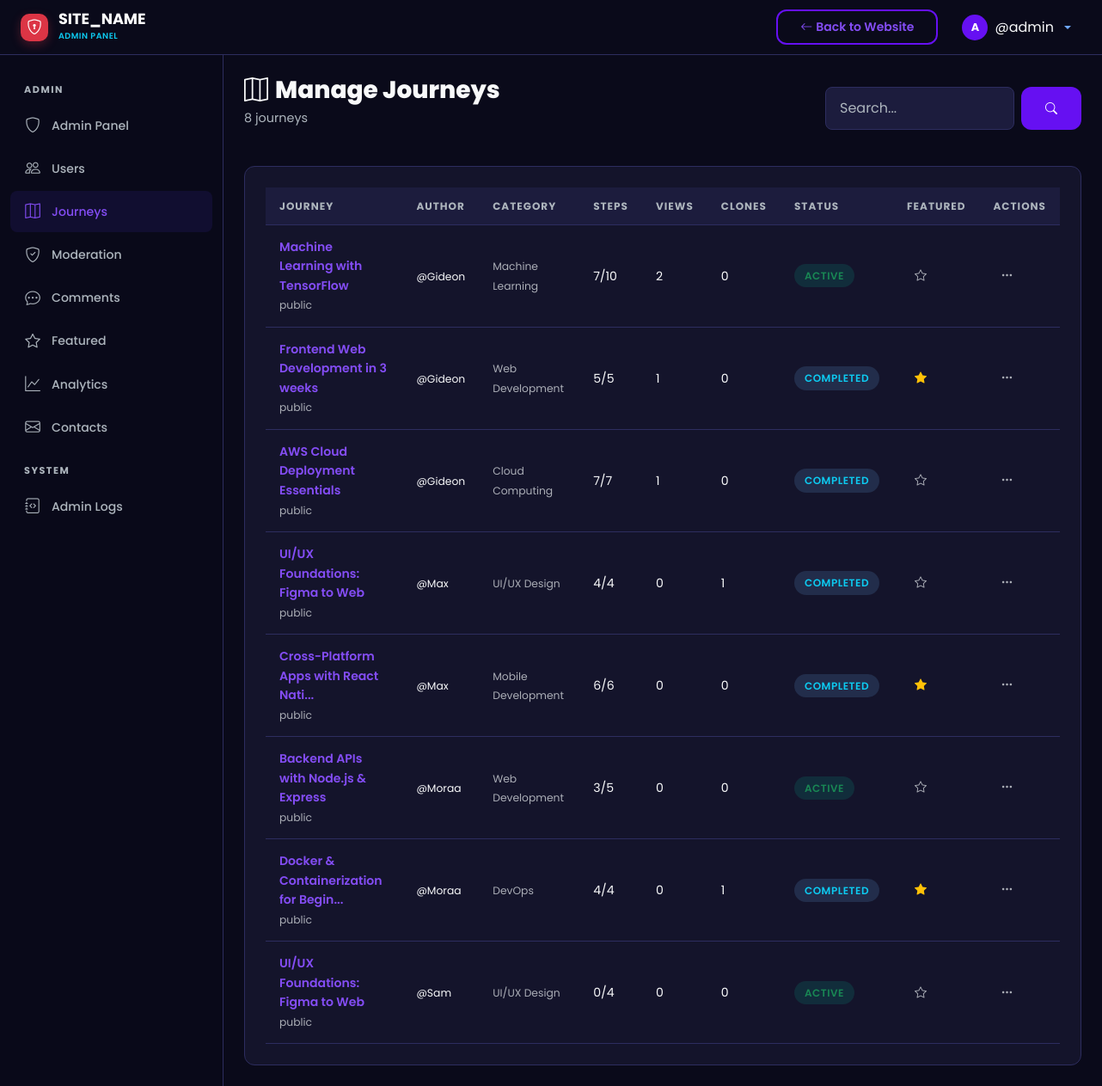
The app's page /admin/journeys.php (signed in), older data.
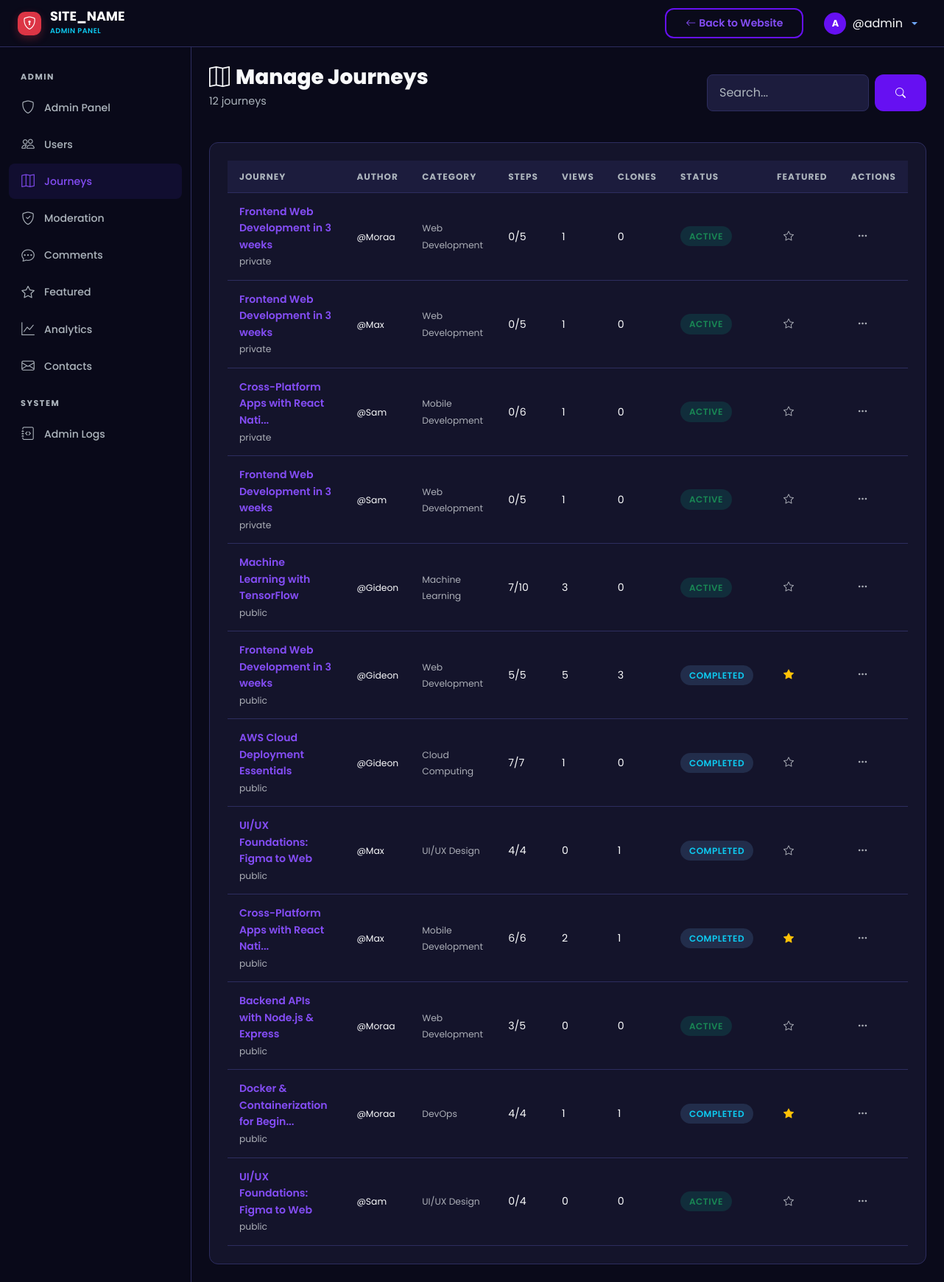
The same page, newer data.
### tables this page shows
CREATE TABLE `journeys` (
  `id` int UNSIGNED NOT NULL,
  `user_id` int UNSIGNED NOT NULL,
  `title` varchar(255) NOT NULL,
  `slug` varchar(255) NOT NULL,
  `description` text,
  `category_id` int UNSIGNED DEFAULT NULL,
  `visibility` enum('public','private') NOT NULL DEFAULT 'public',
  `status` enum('active','completed','archived') NOT NULL DEFAULT 'active',
  `is_featured` tinyint(1) NOT NULL DEFAULT '0',
  `total_steps` int UNSIGNED NOT NULL DEFAULT '0',
  `completed_steps` int UNSIGNED NOT NULL DEFAULT '0',
  `clone_count` int UNSIGNED NOT NULL DEFAULT '0',
  `view_count` int UNSIGNED NOT NULL DEFAULT '0',
  `created_at` datetime NOT NULL DEFAULT CURRENT_TIMESTAMP,
  `updated_at` datetime NOT NULL DEFAULT CURRENT_TIMESTAMP ON UPDATE CURRENT_TIMESTAMP
);

CREATE TABLE `users` (
  `id` int UNSIGNED NOT NULL,
  `username` varchar(50) NOT NULL,
  `email` varchar(255) NOT NULL,
  `password_hash` varchar(255) NOT NULL,
  `full_name` varchar(100) NOT NULL,
  `avatar` varchar(255) DEFAULT 'default-avatar.png',
  `bio` text,
  `role` enum('user','admin') NOT NULL DEFAULT 'user',
  `is_active` tinyint(1) NOT NULL DEFAULT '1',
  `current_streak` int UNSIGNED NOT NULL DEFAULT '0',
  `longest_streak` int UNSIGNED NOT NULL DEFAULT '0',
  `last_activity_date` date DEFAULT NULL,
  `created_at` datetime NOT NULL DEFAULT CURRENT_TIMESTAMP,
  `updated_at` datetime NOT NULL DEFAULT CURRENT_TIMESTAMP ON UPDATE CURRENT_TIMESTAMP
);

CREATE TABLE `categories` (
  `id` int UNSIGNED NOT NULL,
  `name` varchar(100) NOT NULL,
  `slug` varchar(100) NOT NULL,
  `icon` varchar(50) DEFAULT 'bi-folder',
  `created_at` datetime NOT NULL DEFAULT CURRENT_TIMESTAMP
);

### includes/session.php (called while the page is built, shortened)
<?php
function isLoggedIn(): bool {
    return isset($_SESSION['user_id']);
}
function getCurrentUser(): ?array {
    return [
        'id'        => $_SESSION['user_id'],
        'username'  => $_SESSION['username'],
        'full_name' => $_SESSION['full_name'],
        'email'     => $_SESSION['email'],
        'role'      => $_SESSION['user_role'],
        'avatar'    => $_SESSION['avatar'] ?? 'default-avatar.png',
    ];
}

### includes/helpers.php (called while the page is built, shortened)
<?php
function generateCSRFToken(): string {
    return $_SESSION['csrf_token'];
}
function sanitize(?string $input): string {
    return htmlspecialchars(trim($input), ENT_QUOTES, 'UTF-8');
}
function truncateText(string $text, int $length = 150): string {
    if (mb_strlen($text) <= $length) return $text;
    return mb_substr($text, 0, $length) . '...';
}

### admin/journeys.php (the view, shortened to what this page needs)
<?php
require_once __DIR__ . '/../includes/session.php';
require_once __DIR__ . '/../includes/helpers.php';
require_once __DIR__ . '/includes/admin_header.php';
$search = trim($_GET['q'] ?? '');
$where = '1=1';
$params = [];
$stmt = $db->prepare("SELECT j.*, u.username, c.name AS category_name FROM journeys j JOIN users u ON j.user_id = u.id LEFT JOIN categories c ON j.category_id = c.id WHERE $where ORDER BY j.created_at DESC LIMIT 100");
$stmt->execute($params);
$journeys = $stmt->fetchAll();
?>
<div class="st-page-header d-flex align-items-center justify-content-between flex-wrap gap-3">
    <div>
        <h1 class="st-page-title"><i class="bi bi-map me-2"></i>Manage Journeys</h1>
        <p class="st-page-subtitle"><?= count($journeys) ?> journeys</p>
    </div>
    <form method="GET" class="d-flex gap-2">
        <input type="text" name="q" class="form-control st-form-control" placeholder="Search..." value="<?= sanitize($search) ?>" style="width:220px;">
        <button class="btn btn-st-primary btn-sm"><i class="bi bi-search"></i></button>
    </form>
</div>
<div class="st-card">
    <div class="table-responsive">
        <table class="st-table">
            <thead><tr><th>Journey</th><th>Author</th><th>Category</th><th>Steps</th><th>Views</th><th>Clones</th><th>Status</th><th>Featured</th><th>Actions</th></tr></thead>
            <tbody>
                <?php foreach ($journeys as $j): ?>
                <tr>
                    <td>
                        <a href="<?= SITE_URL ?>/journey/view.php?id=<?= $j['id'] ?>" class="fw-semibold text-decoration-none"><?= sanitize(truncateText($j['title'], 35)) ?></a>
                        <br><small class="text-muted"><?= $j['visibility'] ?></small>
                    </td>
                    <td><small><?= sanitize($j['username']) ?></small></td>
                    <td><small class="text-muted"><?= sanitize($j['category_name'] ?? '-') ?></small></td>
                    <td><?= $j['completed_steps'] ?>/<?= $j['total_steps'] ?></td>
                    <td><?= number_format($j['view_count']) ?></td>
                    <td><?= $j['clone_count'] ?></td>
                    <td><span class="st-badge <?= $j['status'] === 'active' ? 'st-badge-success' : ($j['status'] === 'completed' ? 'st-badge-info' : 'st-badge-warning') ?>"><?= $j['status'] ?></span></td>
                    <td>
                        <a href="?action=toggle_feature&id=<?= $j['id'] ?>&token=<?= generateCSRFToken() ?>" class="btn btn-sm btn-link">
                            <i class="bi <?= $j['is_featured'] ? 'bi-star-fill text-warning' : 'bi-star text-muted' ?>"></i>
                        </a>
                    </td>
                    <td>
                        <div class="dropdown">
                            <button class="btn btn-sm btn-link text-muted" data-bs-toggle="dropdown"><i class="bi bi-three-dots"></i></button>
                        </div>
                    </td>
                </tr>
                <?php endforeach; ?>
            </tbody>
        </table>
    </div>
</div>
<?php require_once __DIR__ . '/includes/admin_footer.php'; ?>

### admin/includes/admin_header.php (shortened to what this page needs)
<?php
require_once __DIR__ . '/../../includes/session.php';
require_once __DIR__ . '/../../includes/helpers.php';
$currentUser = getCurrentUser();
?>
<!DOCTYPE html>
<html lang="en" data-bs-theme="dark">
<head>
    <link href="https://cdn.jsdelivr.net/npm/bootstrap@5.3.3/dist/css/bootstrap.min.css" rel="stylesheet">
    <link href="https://cdn.jsdelivr.net/npm/bootstrap-icons@1.11.3/font/bootstrap-icons.min.css" rel="stylesheet">
    <link href="<?= SITE_URL ?>/assets/css/style.css" rel="stylesheet">
    <link href="<?= SITE_URL ?>/assets/css/dashboard.css" rel="stylesheet">
</head>
<body class="dashboard-body">
<nav class="navbar navbar-expand-lg navbar-dark st-topbar fixed-top">
    <div class="container-fluid px-4">
        <a class="navbar-brand py-0" href="<?= SITE_URL ?>/admin/dashboard.php">
            <div class="st-logo-container">
                <div class="st-logo-icon" style="width:32px;height:32px;font-size:1.1rem;background:var(--st-danger);box-shadow: 0 4px 12px rgba(220, 53, 69, 0.3);"><i class="bi bi-shield-lock"></i></div>
                <div class="st-logo-text">
                    <span class="st-logo-name" style="font-size:1.1rem;"><?= SITE_NAME ?></span>
                    <span class="st-logo-tagline" style="font-size:0.6rem;">Admin Panel</span>
                </div>
            </div>
        </a>
        <div class="d-flex align-items-center ms-auto gap-3">
            <a href="<?= SITE_URL ?>" class="btn btn-sm btn-st-secondary"><i class="bi bi-arrow-left me-1"></i>Back to Website</a>
            <div class="dropdown">
                <button class="btn btn-link text-decoration-none dropdown-toggle st-user-dropdown d-flex align-items-center gap-2" data-bs-toggle="dropdown">
                    <div class="st-avatar-initial" style="width:30px;height:30px;font-size:0.8rem;">
                        <?= substr(sanitize(!empty($currentUser['full_name']) ? $currentUser['full_name'] : $currentUser['username']), 0, 1) ?>
                    </div>
                    <span class="d-none d-md-inline text-light"><?= sanitize($currentUser['username']) ?></span>
                </button>
            </div>
        </div>
    </div>
</nav>
<div class="st-wrapper">
    <nav class="st-sidebar" id="sidebar">
        <div class="st-sidebar-inner">
            <ul class="st-sidebar-nav">
                <li class="st-sidebar-heading">Admin</li>
                <li><a href="<?= SITE_URL ?>/admin/dashboard.php" class="<?= basename($_SERVER['PHP_SELF']) === 'dashboard.php' ? 'active' : '' ?>"><i class="bi bi-shield"></i><span>Admin Panel</span></a></li>
                <li><a href="<?= SITE_URL ?>/admin/users.php" class="<?= basename($_SERVER['PHP_SELF']) === 'users.php' ? 'active' : '' ?>"><i class="bi bi-people"></i><span>Users</span></a></li>
                <li><a href="<?= SITE_URL ?>/admin/journeys.php" class="<?= basename($_SERVER['PHP_SELF']) === 'journeys.php' ? 'active' : '' ?>"><i class="bi bi-map"></i><span>Journeys</span></a></li>
                <li><a href="<?= SITE_URL ?>/admin/moderation.php" class="<?= basename($_SERVER['PHP_SELF']) === 'moderation.php' ? 'active' : '' ?>"><i class="bi bi-shield-check"></i><span>Moderation</span></a></li>
                <li><a href="<?= SITE_URL ?>/admin/comments.php" class="<?= basename($_SERVER['PHP_SELF']) === 'comments.php' ? 'active' : '' ?>"><i class="bi bi-chat-dots"></i><span>Comments</span></a></li>
                <li><a href="<?= SITE_URL ?>/admin/featured.php" class="<?= basename($_SERVER['PHP_SELF']) === 'featured.php' ? 'active' : '' ?>"><i class="bi bi-star"></i><span>Featured</span></a></li>
                <li><a href="<?= SITE_URL ?>/admin/analytics.php" class="<?= basename($_SERVER['PHP_SELF']) === 'analytics.php' ? 'active' : '' ?>"><i class="bi bi-graph-up"></i><span>Analytics</span></a></li>
                <li><a href="<?= SITE_URL ?>/admin/contacts.php" class="<?= basename($_SERVER['PHP_SELF']) === 'contacts.php' ? 'active' : '' ?>"><i class="bi bi-envelope"></i><span>Contacts</span></a></li>
                <li class="st-sidebar-heading">System</li>
                <li><a href="<?= SITE_URL ?>/admin/logs.php" class="<?= basename($_SERVER['PHP_SELF']) === 'logs.php' ? 'active' : '' ?>"><i class="bi bi-journal-code"></i><span>Admin Logs</span></a></li>
            </ul>
        </div>
    </nav>
    <main class="st-content">
        <div class="container-fluid p-4">

### admin/includes/admin_footer.php (shortened to what this page needs)
        </div>
    </main>
</div>
</body>
</html>

### assets/css/style.css (style rules this page uses)
:root { --st-primary: #6610f2; --st-primary-light: #844df5; --st-primary-dark: #520dc2; --st-secondary: #0dcaf0; --st-accent: #0dcaf0; --st-success: #198754; --st-warning: #ffc107; --st-danger: #dc3545; --st-info: #0dcaf0; --st-dark: #0a0a1a; --st-dark-card: #14142b; --st-dark-surface: #1c1c3d; --st-dark-border: #2d2d5f; --st-text: #f8f9fa; --st-text-muted: #adb5bd; --st-gradient-1: var(--st-primary); --st-gradient-2: var(--st-secondary); --st-gradient-3: #6c5ce7; --st-radius: 12px; --st-radius-sm: 8px; --st-radius-lg: 24px; --st-shadow: 0 10px 30px rgba(0, 0, 0, 0.3); --st-shadow-sm: 0 4px 12px rgba(0, 0, 0, 0.2); --st-transition: all 0.3s cubic-bezier(0.4, 0, 0.2, 1); --st-font: 'Poppins', 'Montserrat', sans-serif; }
* { margin: 0; padding: 0; box-sizing: border-box; }
body { font-family: var(--st-font); background: var(--st-dark); color: var(--st-text); line-height: 1.6; overflow-x: hidden; min-height: 100vh; }
a { color: var(--st-primary-light); text-decoration: none; transition: var(--st-transition); }
.btn-st-primary { background: var(--st-primary); border: none; color: #fff; font-weight: 600; padding: 10px 28px; border-radius: var(--st-radius); transition: var(--st-transition); position: relative; overflow: hidden; }
.btn-st-primary::before { content: ''; position: absolute; inset: 0; background: rgba(255,255,255,0.1); opacity: 0; transition: var(--st-transition); }
.btn-st-secondary { background: transparent; border: 2px solid var(--st-primary); color: var(--st-primary-light); font-weight: 600; padding: 8px 26px; border-radius: var(--st-radius); transition: var(--st-transition); }
.st-card { background: var(--st-dark-card); border: 1px solid var(--st-dark-border); border-radius: var(--st-radius); padding: 24px; transition: var(--st-transition); }
.st-form-control { background: var(--st-dark-surface); border: 1px solid var(--st-dark-border); border-radius: var(--st-radius-sm); color: var(--st-text); padding: 12px 16px; font-family: var(--st-font); transition: var(--st-transition); }
.st-form-control::placeholder { color: var(--st-text-muted); }
.st-badge { display: inline-flex; align-items: center; gap: 4px; padding: 4px 12px; border-radius: 20px; font-size: 0.75rem; font-weight: 600; text-transform: uppercase; letter-spacing: 0.5px; }
.st-badge-success { background: rgba(0, 184, 148, 0.15); color: var(--st-success); }
.st-badge-info { background: rgba(116, 185, 255, 0.15); color: var(--st-info); }
.st-logo-container { display: flex; align-items: center; gap: 12px; }
.st-logo-icon { width: 42px; height: 42px; background: var(--st-primary); border-radius: 10px; display: flex; align-items: center; justify-content: center; color: #fff; font-size: 1.5rem; box-shadow: 0 4px 12px rgba(102, 16, 242, 0.3); }
.st-logo-text { display: flex; flex-direction: column; justify-content: center; }
.st-logo-name { font-family: 'Poppins', sans-serif; font-weight: 700; font-size: 1.4rem; color: #fff; line-height: 1; }
.st-logo-tagline { font-size: 0.7rem; color: var(--st-secondary); font-weight: 600; text-transform: uppercase; letter-spacing: 0.5px; margin-top: 2px; }
.st-avatar-initial { width: 32px; height: 32px; background: var(--st-primary); color: #fff; border-radius: 50%; display: flex; align-items: center; justify-content: center; font-weight: 700; font-size: inherit; text-transform: uppercase; flex-shrink: 0; overflow: hidden; }

Row changes from the older to the newer data that the page shows:
added journeys: title "Frontend Web Development in 3 weeks", visibility "private", user.username "@Moraa", category.name "Web Development", completed_steps "0", total_steps "5", view_count "1", clone_count "0", status "ACTIVE", is_featured 0 (drawn)
added journeys: title "Frontend Web Development in 3 weeks", visibility "private", user.username "@Max", category.name "Web Development", completed_steps "0", total_steps "5", view_count "1", clone_count "0", status "ACTIVE", is_featured 0 (drawn)
added journeys: title "Cross-Platform Apps with React Nati...", visibility "private", user.username "@Sam", category.name "Mobile Development", completed_steps "0", total_steps "6", view_count "1", clone_count "0", status "ACTIVE", is_featured 0 (drawn)
added journeys: title "Frontend Web Development in 3 weeks", visibility "private", user.username "@Sam", category.name "Web Development", completed_steps "0", total_steps "5", view_count "1", clone_count "0", status "ACTIVE", is_featured 0 (drawn)
changed journeys "Machine Learning with TensorFlow": view_count "2" → "3"
changed journeys (number 6 of 12 on the later page): view_count "1" → "5"; clone_count "0" → "3"
changed journeys (number 9 of 12 on the later page): view_count "0" → "2"; clone_count "0" → "1"
changed journeys "Docker & Containerization for Begin...": view_count "0" → "1"
Text that changed along with them:
count($journeys): "8" → "12"
